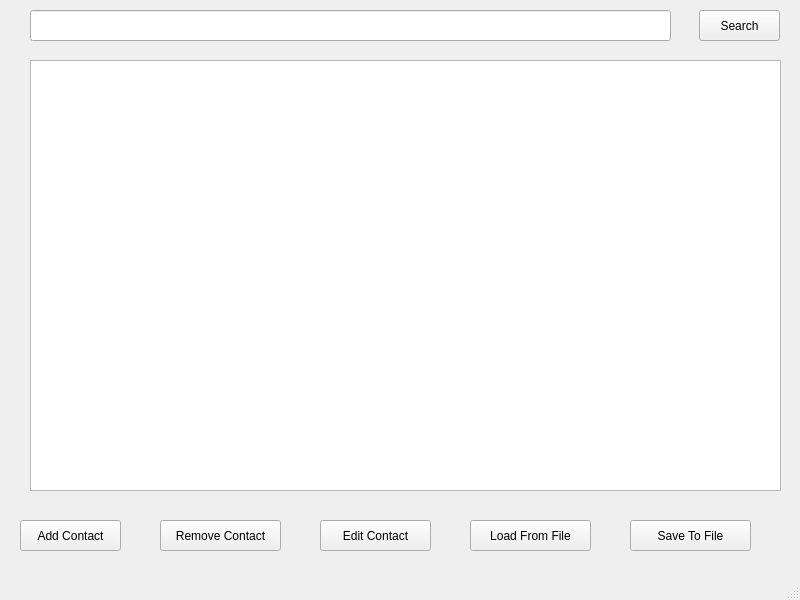
<?xml version="1.0" encoding="UTF-8"?>
<ui version="4.0">
 <class>ContactList</class>
 <widget class="QMainWindow" name="ContactList">
  <property name="geometry">
   <rect>
    <x>0</x>
    <y>0</y>
    <width>800</width>
    <height>600</height>
   </rect>
  </property>
  <property name="windowTitle">
   <string>ContactList</string>
  </property>
  <widget class="QWidget" name="centralwidget">
   <widget class="QPushButton" name="removeContactButton">
    <property name="geometry">
     <rect>
      <x>160</x>
      <y>520</y>
      <width>121</width>
      <height>31</height>
     </rect>
    </property>
    <property name="text">
     <string>Remove Contact</string>
    </property>
   </widget>
   <widget class="QPushButton" name="editContactButton">
    <property name="geometry">
     <rect>
      <x>320</x>
      <y>520</y>
      <width>111</width>
      <height>31</height>
     </rect>
    </property>
    <property name="text">
     <string>Edit Contact</string>
    </property>
   </widget>
   <widget class="QPushButton" name="loadFromFileButton">
    <property name="geometry">
     <rect>
      <x>470</x>
      <y>520</y>
      <width>121</width>
      <height>31</height>
     </rect>
    </property>
    <property name="text">
     <string>Load From File</string>
    </property>
   </widget>
   <widget class="QPushButton" name="saveToFileButton">
    <property name="geometry">
     <rect>
      <x>630</x>
      <y>520</y>
      <width>121</width>
      <height>31</height>
     </rect>
    </property>
    <property name="text">
     <string>Save To File</string>
    </property>
   </widget>
   <widget class="QPushButton" name="searchButton">
    <property name="geometry">
     <rect>
      <x>699</x>
      <y>10</y>
      <width>81</width>
      <height>31</height>
     </rect>
    </property>
    <property name="text">
     <string>Search</string>
    </property>
   </widget>
   <widget class="QPushButton" name="addContactButton">
    <property name="geometry">
     <rect>
      <x>20</x>
      <y>520</y>
      <width>101</width>
      <height>31</height>
     </rect>
    </property>
    <property name="text">
     <string>Add Contact</string>
    </property>
   </widget>
   <widget class="QLineEdit" name="lineEdit">
    <property name="geometry">
     <rect>
      <x>30</x>
      <y>10</y>
      <width>641</width>
      <height>31</height>
     </rect>
    </property>
   </widget>
   <widget class="QListWidget" name="listWidget">
    <property name="geometry">
     <rect>
      <x>30</x>
      <y>60</y>
      <width>751</width>
      <height>431</height>
     </rect>
    </property>
   </widget>
  </widget>
  <widget class="QMenuBar" name="menubar">
   <property name="geometry">
    <rect>
     <x>0</x>
     <y>0</y>
     <width>800</width>
     <height>17</height>
    </rect>
   </property>
  </widget>
  <widget class="QStatusBar" name="statusbar"/>
 </widget>
 <resources/>
 <connections/>
</ui>
